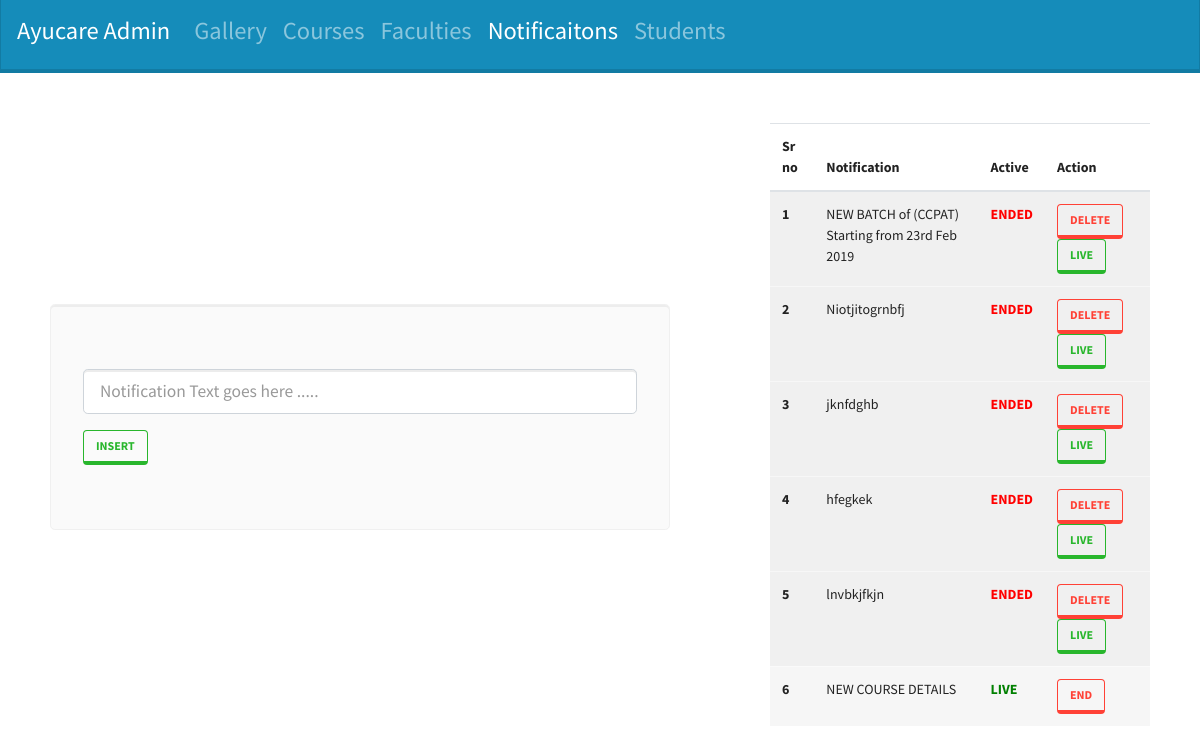
The app's page /server/notification/index.php with its own data.
### tables this page shows
CREATE TABLE `notification` (
  `id` int(255) NOT NULL,
  `text` varchar(255) NOT NULL,
  `link` varchar(255) NOT NULL,
  `active` varchar(255) NOT NULL
);

### server/Notification.php (called while the page is built, shortened)
<?php
    class Notification extends Connection{
        function fetchFullNotification(){
            $sql = "select * from notification";
            $notifications = array();
            $conn = Connection::connect();
            $res = $conn->query($sql);
            while($row = $res->fetch_array()){
                $notification = array();
                array_push($notification,$row['id'],$row['text'],$row['link'],$row['active']);
                array_push($notifications,$notification);
            }
            return $notifications;
        }
    }
?>

### server/notification/index.php (the view, shortened to what this page needs)
<!DOCTYPE html>
<html lang="en">
<head>
    <link rel="stylesheet" href="../../css/bootstrap.min.css">
</head>
<body>
<nav class="navbar navbar-expand-lg navbar-dark bg-primary">
  <a class="navbar-brand" href="#"><h3>Ayucare Admin</h3></a>
  <div class="collapse navbar-collapse" id="navbarColor01">
    <ul class="navbar-nav mr-auto">
    <li class="nav-item">
        <a class="nav-link" href="../gallery"><h3>Gallery</h3></a>
      </li>
      <li class="nav-item">
        <a class="nav-link" href="../courses"><h3>Courses</h3></a>
      </li>
      <li class="nav-item">
        <a class="nav-link" href="../faculty"><h3>Faculties</h3></a>
      </li>
      <li class="nav-item active">
        <a class="nav-link" href="#"><h3>Notificaitons</h3></a>
      </li>
      <li class="nav-item">
        <a class="nav-link" href="../student"><h3>Students</h3></a>
      </li>
    </ul>
</nav>
<table cellpadding="50px">
    <tr>
        <td style="width:60%;">
        <div class="jumbotron" >
            <form method="post">
                <div class="form-group">
                    <input class="form-control form-control-lg" id="notification" type="text" placeholder="Notification Text goes here ....." id="inputLarge">
                </div>
                <button type="button" class="btn btn-outline-success" onclick="insertNotification();">Insert</button>
                </div>
        </td>
        <td style="width:60%;">
    <div >
    <table class="table table-hover">
  <thead>
    <tr>
      <th scope="col">Sr no</th>
      <th scope="col">Notification</th>
      <th scope="col">Active</th>
      <th scope="col">Action</th>
    </tr>
  </thead>
  <tbody>
    <?php
        include '../Notification.php';
        $notification_obj = new Notification();
        $notification = $notification_obj->fetchFullNotification();
        $i = 0;
        foreach($notification as $not){
            $i++;
            if($not[3] == 1){
    ?>
      <tr class="table-light">
      <th scope="row"><?php echo $i;?></th>
      <td><?php echo $not[1]?></td>
      <td><b style="color:green;">LIVE</b></td>
      <td><button type="button" class="btn btn-outline-danger" onclick="endNotification(<?php echo $not[0];?>);">END</button></td>
    </tr>
    <?php }else{ ?>
    <tr class="table-secondary">
      <th scope="row"><?php echo $i;?></th>
      <td><?php echo $not[1]?></td>
      <td><b style="color:red;">ENDED</b></td>
      <td>
        <button type="button" class="btn btn-outline-danger" onclick="deleteNotification(<?php echo $not[0];?>);">DELETE</button>
        <button type="button" class="btn btn-outline-success" onclick="liveNotification(<?php echo $not[0];?>);">LIVE</button>
      </td>
    </tr>
    <?php
    }
} ?>
  </tbody>
</table>
    </div>
        </td>
    </tr>
</table>
</body>
</html>

### records on screen
notification: text "NEW BATCH of (CCPAT) Starting from 23rd Feb 2019"
notification: text "Niotjitogrnbfj"
notification: text "jknfdghb"
notification: text "hfegkek"
notification: text "lnvbkjfkjn"
notification: text "NEW COURSE DETAILS"
